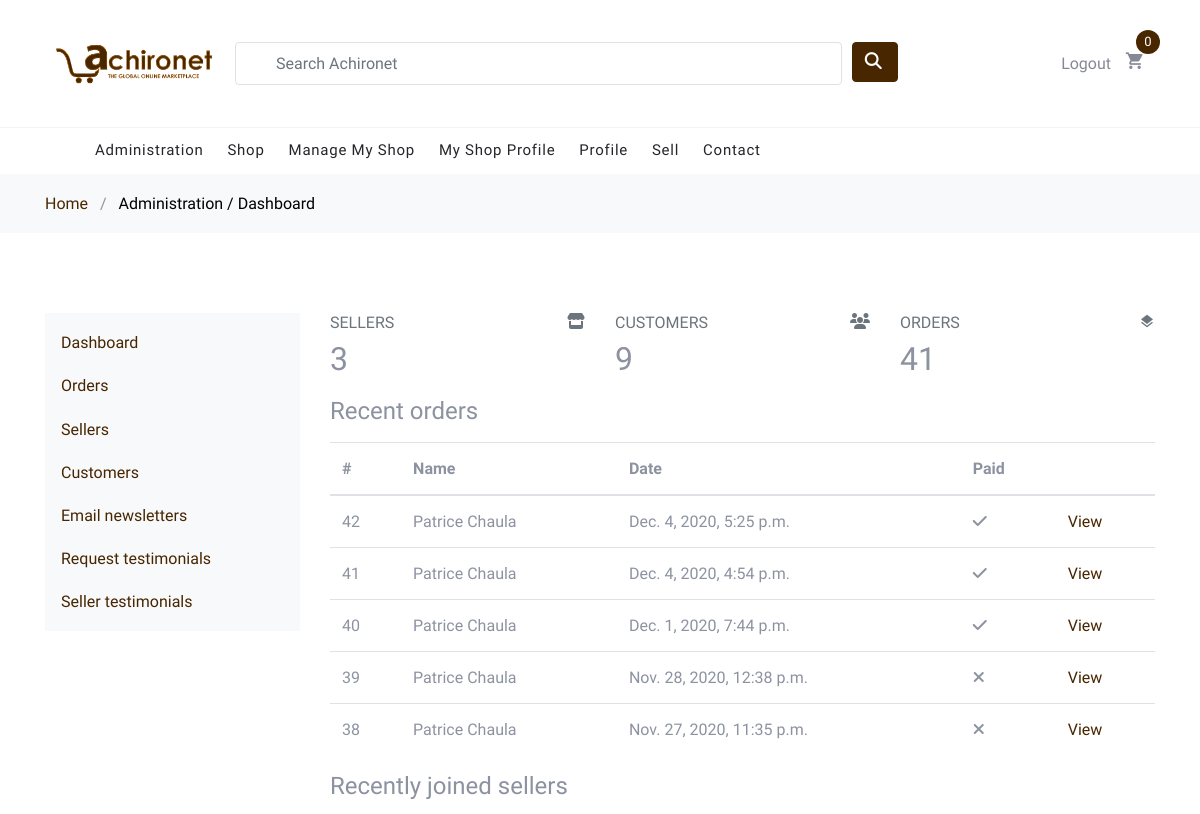
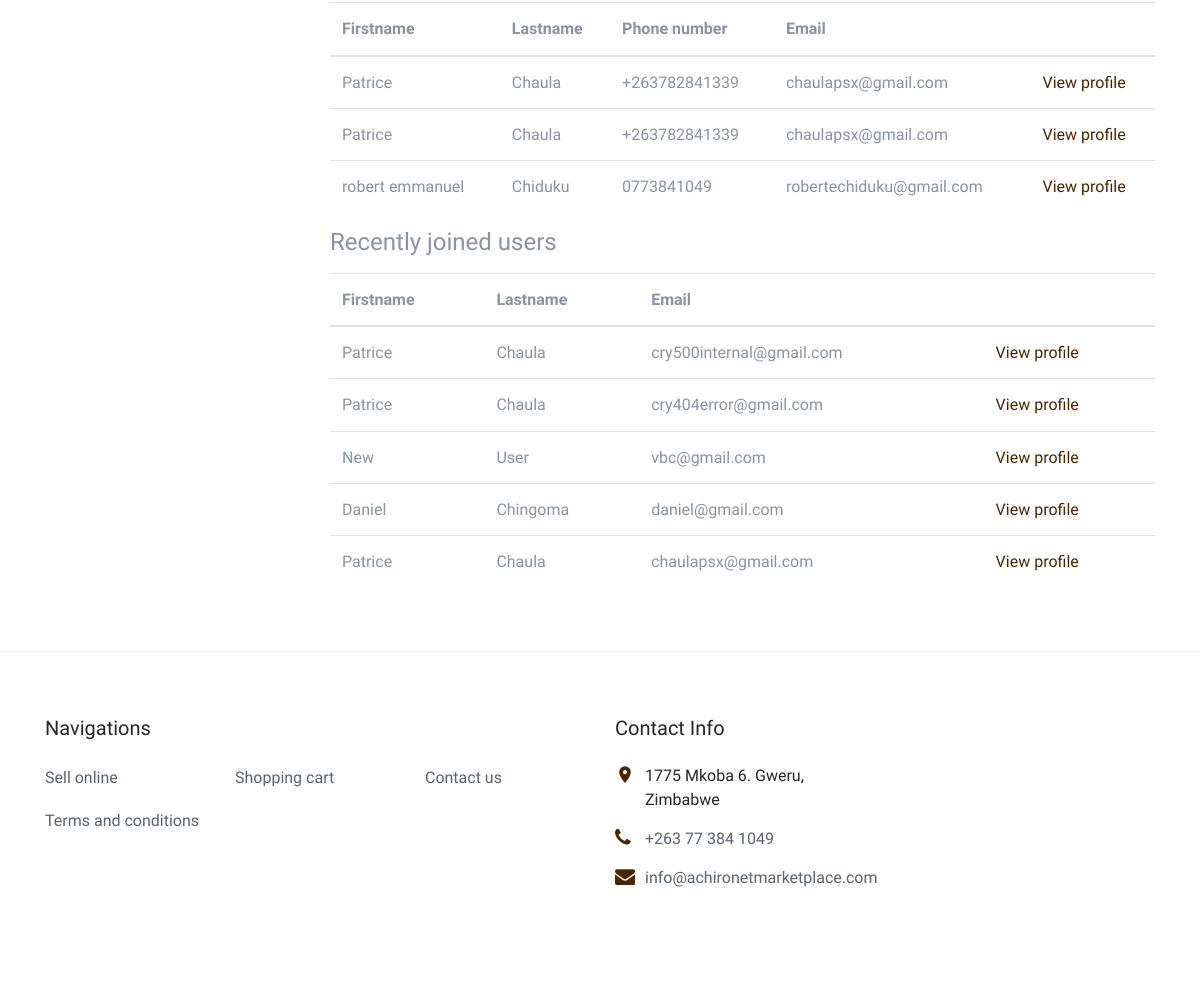
Before: /admin-dashboard/ (signed in) with the older database file (2 pictures, top to bottom).
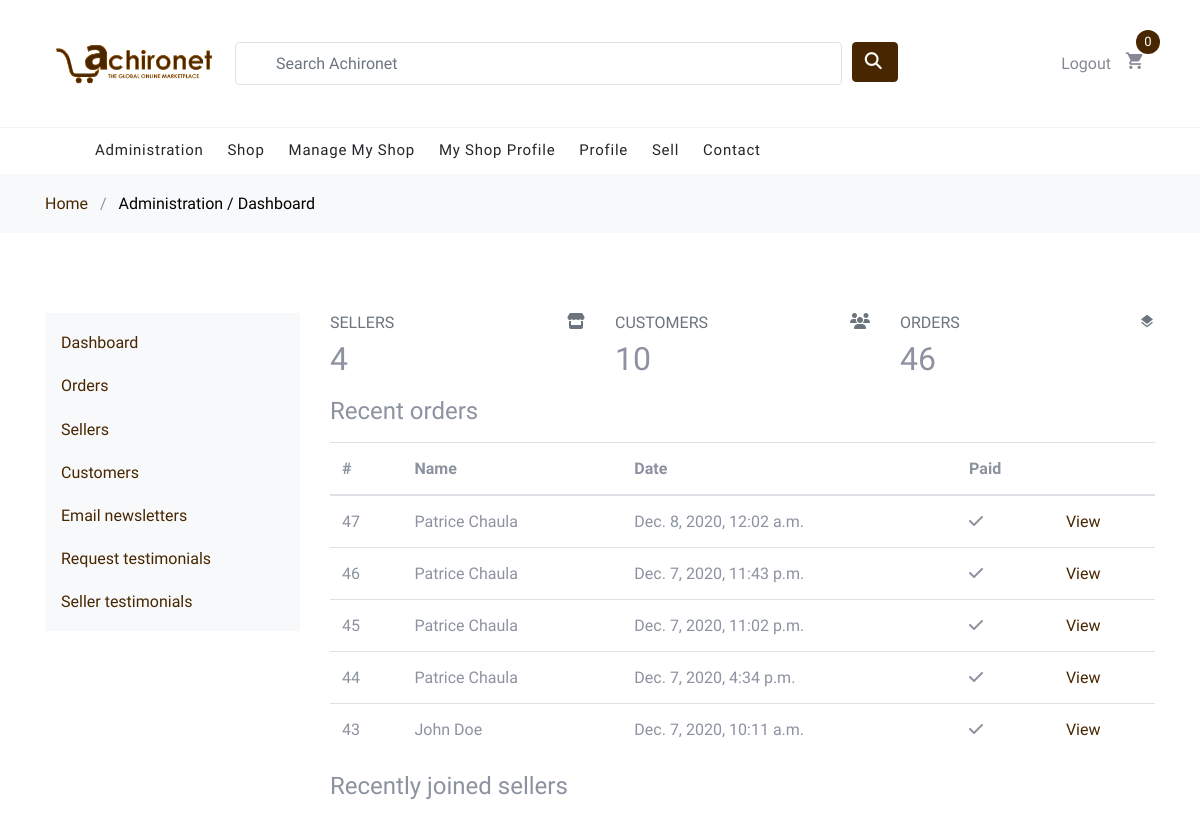
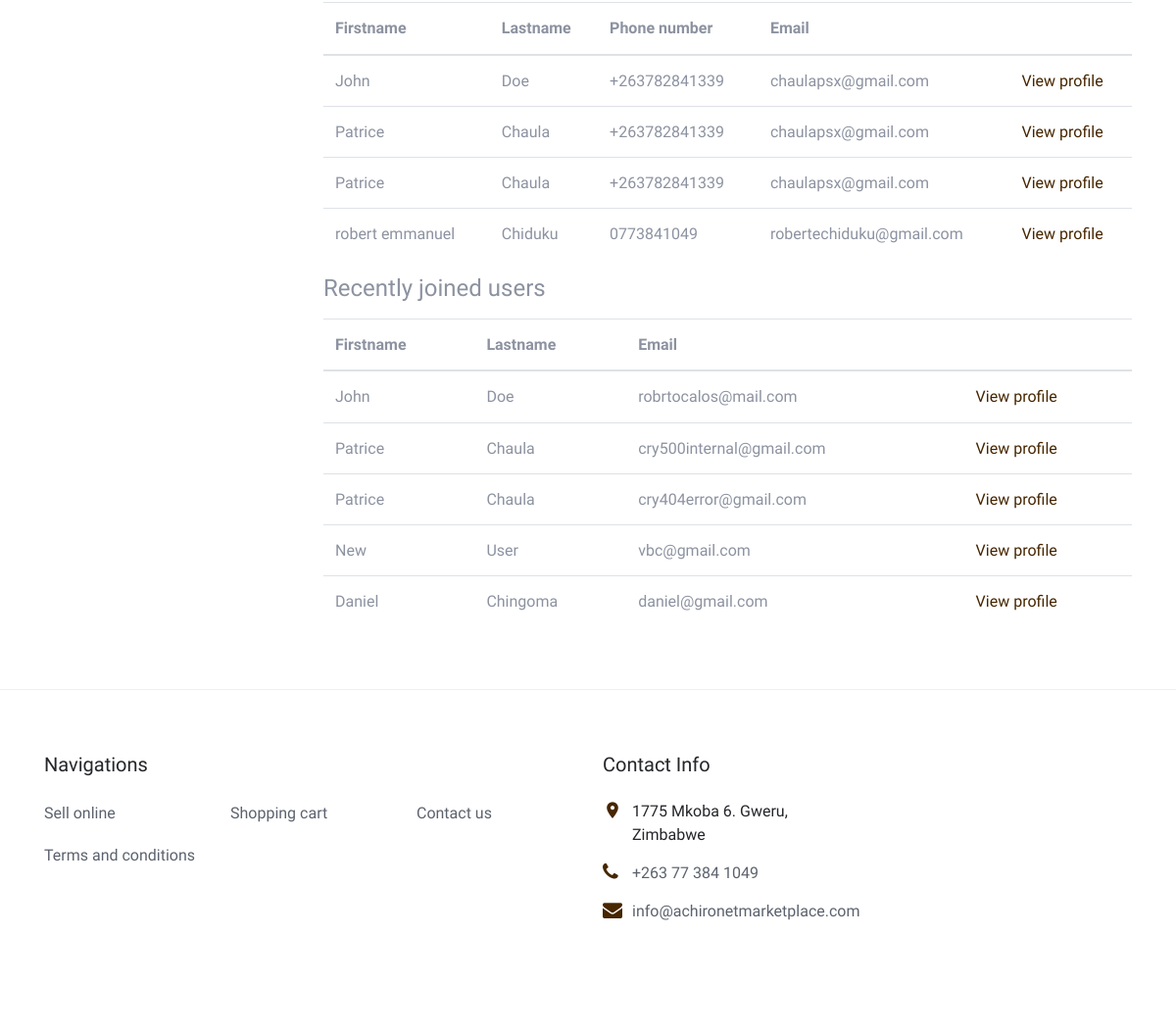
After: the same page with the newer database file (2 pictures, top to bottom).
### order/models.py (models this page shows, shortened)
class Order(models.Model):
    created = models.DateTimeField(auto_now_add=True)
    updated = models.DateTimeField(auto_now=True)
    name = models.CharField(max_length=90)
    paid = models.BooleanField(default=False)
    profile = models.ForeignKey(
        Profile, related_name='orders', on_delete=models.SET_NULL, blank=True, null=True)
    seller = models.ManyToManyField(SellerProfile, related_name='customer_orders', blank=True)
    payment = models.ForeignKey('Payment', on_delete=models.SET_NULL, blank=True, null=True)
    shipped = models.BooleanField(default=False)
    delivered = models.BooleanField(default=False)
    class Meta:
        ordering = ('-created',)

### users/models.py (models this page shows, shortened)
class Profile(models.Model):
    firstname = models.CharField(max_length=45)
    lastname = models.CharField(max_length=45)
    profile_picture = models.OneToOneField(
        "Photo", null=True, blank=True, on_delete=models.SET_NULL)
    user = models.OneToOneField(
        User, null=True, blank=True, on_delete=models.CASCADE)

class SellerProfile(models.Model):
    user = models.OneToOneField(
        User, null=True, blank=True, on_delete=models.CASCADE)
    tradename = models.CharField(max_length=45)
    firstname = models.CharField(max_length=45)
    lastname = models.CharField(max_length=45)
    company_name = models.CharField(max_length=90, blank=True)
    website = models.URLField(max_length=200, blank=True)
    phone_number = PhoneNumberField()
    email = models.EmailField(max_length=254)
    city = models.CharField(max_length=45)
    country = models.CharField(max_length=90)
    state = models.CharField(max_length=90)
    address = models.CharField(max_length=255)
    review_group = models.ForeignKey(
        'RequestReviewGroup', null=True, blank=True, on_delete=models.SET_NULL)
    brand_logo = models.OneToOneField(
        "Photo", null=True, blank=True, on_delete=models.SET_NULL)
    created = models.DateTimeField(auto_now_add=True)

class User(AbstractUser):
    is_seller = models.BooleanField('Seller status', default=False)

### achironet_admin/views.py (the view)
# urls.py: path("", views.dashboard, name="dashboard"),
@login_required(login_url="/accounts/login")
def dashboard(request):
    if not request.user.is_superuser:
        return redirect("achironet_admin:http_404_not_available")
    context = {
        "sellers_count": SellerProfile.objects.all().count(),
        "sellers": SellerProfile.objects.all().order_by('-created')[:5],
        "customers_count": Profile.objects.all().count(),
        "customers": Profile.objects.all().order_by('-pk')[:5],
        "orders_count": Order.objects.all().count(),
        "orders": Order.objects.all().order_by('-created')[:5],
    }
    return render(request, "achironet_admin/dashboard.html", context)

### achironet_admin/templates/achironet_admin/dashboard.html (shortened to what the changed rows need)
{% extends "./base.html" %}
{% load static %}
{% load crispy_forms_tags %}
{% block content %}
<div class="container">
    <div class="row py-5">
        <div class="col-md-9">
            <div class="row">
                <div class="col-sm-4">
                    <div class="card-box tilebox-one"><i class="fas fa-store float-right text-muted"></i>
                        <h6 class="text-muted text-uppercase mt-0">Sellers</h6>
                        <h2 class="" data-plugin="counterup">{{sellers_count}}</h2></div>
                </div>
                <div class="col-sm-4">
                    <div class="card-box tilebox-one"><i class="fas fa-users float-right text-muted"></i>
                        <h2 class=""><span data-plugin="counterup">{{customers_count}}</span></h2></div>
                </div>
                <div class="col-sm-4">
                    <div class="card-box tilebox-one"><i class="icon-layers float-right text-muted"></i>
                        <h2 class=""><span data-plugin="counterup">{{orders_count}}</span></h2></div>
                </div>
            </div>
            <div class="card-box" style="margin-top:10px">
                <div class="table-responsive">
                    <table class="table">
                        <thead>
                            <tr>
                                <th>#</th>
                                <th>Name</th>
                                <th>Date</th>
                                <th>Paid</th>
                                <th>&nbsp;</th>
                            </tr>
                        </thead>
                        <tbody>
                            {% for order in orders %}
                            <tr>
                                <td>{{order.pk}}</td>
                                <td>{{order.profile.firstname}} {{order.profile.lastname}} </td>
                                <td>{{order.created}}</td>
                                <td><span class="label label-info">
                                   {% if order.paid %}
                                   <i class="fas fa-check"></i>
                                   {% else %}
                                   <i class="fas fa-times"></i>
                                   {% endif %}
                                </span></td>
                                <td><a href="{% url 'achironet_admin:order_view' order.pk %}">View</a></td>
                            </tr>
                            {% endfor %}
                        </tbody>
                    </table>
                </div>
            </div>
            <div class="card-box">
                <div class="table-responsive">
                    <table class="table">
                        <thead>
                            <tr>
                                <th>Firstname</th>
                                <th>Lastname</th>
                                <th>Phone number</th>
                                <th>Email</th>
                                <th>&nbsp;</th>
                            </tr>
                        </thead>
                        <tbody>
                            <tr>
                                {% for seller in sellers %}
                                <td>{{seller.firstname}}</td>
                                <td>{{seller.lastname}}</td>
                                <td>{{seller.phone_number}}</td>
                                <td>{{seller.email}}</td>
                                <td><a href="{% url 'users:seller-profile' seller.pk %}">View profile</a></td>
                            </tr>
                            {% endfor %}
                        </tbody>
                    </table>
                </div>
            </div>
            <div class="card-box">
                <div class="table-responsive">
                    <table class="table">
                        <thead>
                            <tr>
                                <th>Firstname</th>
                                <th>Lastname</th>
                                <th>Email</th>
                                <th>&nbsp;</th>
                            </tr>
                        </thead>
                        <tbody>
                            <tr>
                                {% for customer in customers %}
                                <td>{{customer.firstname}}</td>
                                <td>{{customer.lastname}}</td>
                                <td>{{customer.user.email}}</td>
                                <td><a href="{% url 'users:profile' customer.pk %}">View profile</a></td>
                            </tr>
                            {% endfor %}
                        </tbody>
                    </table>
                </div>
            </div>
        </div>
    </div>
</div>
{% endblock %}

Changed rows visible on the page:
no longer on this page (row unchanged): Order: pk "42", profile.firstname "Patrice", profile.lastname "Chaula", created "Dec. 4, 2020, 5:25 p.m.", paid True (drawn)
no longer on this page (row unchanged): Order: pk "41", profile.firstname "Patrice", profile.lastname "Chaula", created "Dec. 4, 2020, 4:54 p.m.", paid True (drawn)
no longer on this page (row unchanged): Order: pk "40", profile.firstname "Patrice", profile.lastname "Chaula", created "Dec. 1, 2020, 7:44 p.m.", paid True (drawn)
no longer on this page (row unchanged): Order: pk "39", profile.firstname "Patrice", profile.lastname "Chaula", created "Nov. 28, 2020, 12:38 p.m.", paid False (drawn)
no longer on this page (row unchanged): Order: pk "38", profile.firstname "Patrice", profile.lastname "Chaula", created "Nov. 27, 2020, 11:35 p.m.", paid False (drawn)
no longer on this page (row unchanged): Profile: firstname "Patrice", lastname "Chaula", user.email "chaulapsx@gmail.com"
added Order: pk "47", profile.firstname "Patrice", profile.lastname "Chaula", created "Dec. 8, 2020, 12:02 a.m.", paid True (drawn)
added Order: pk "46", profile.firstname "Patrice", profile.lastname "Chaula", created "Dec. 7, 2020, 11:43 p.m.", paid True (drawn)
added Order: pk "45", profile.firstname "Patrice", profile.lastname "Chaula", created "Dec. 7, 2020, 11:02 p.m.", paid True (drawn)
added Order: pk "44", profile.firstname "Patrice", profile.lastname "Chaula", created "Dec. 7, 2020, 4:34 p.m.", paid True (drawn)
added Order: pk "43", profile.firstname "John", profile.lastname "Doe", created "Dec. 7, 2020, 10:11 a.m.", paid True (drawn)
added SellerProfile: firstname "John", lastname "Doe", phone_number "+263782841339", email "chaulapsx@gmail.com"
added Profile: firstname "John", lastname "Doe", user.email "robrtocalos@mail.com"
Other visible differences:
{{ sellers_count }}: "3" → "4"
{{ customers_count }}: "9" → "10"
{{ orders_count }}: "41" → "46"
